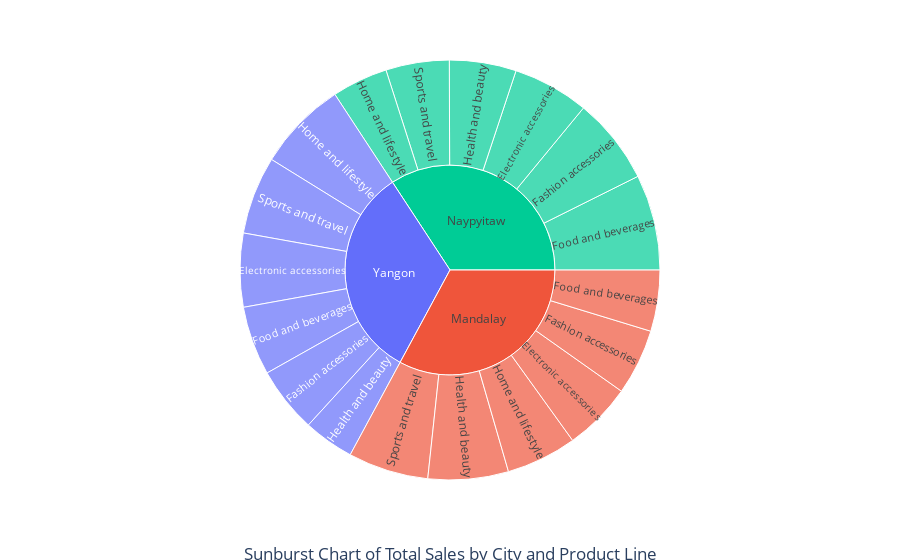

The code cell stored with this chart in its notebook:
### Markdown cell above
## Sunburst Chart

### Code cell
import plotly.express as px

# Create a new column 'Total' by multiplying Quantity and Unit price
df["Total"] = df["Quantity"] * df["Unit price"]

# Generating a sunburst chart to visualize Total sales distribution across City and Product line
fig = px.sunburst(df, 
                  path=["City", "Product line"],  # Hierarchical levels
                  values="Total",                 # Size of segments
                  color="City")                   # Color coding by city

# Add title at the bottom of the chart
fig.update_layout(
    title={
        "text": "Sunburst Chart of Total Sales by City and Product Line",
        "y": 0,  # Bottom position
        "x": 0.5,
        "xanchor": "center",
        "yanchor": "bottom"
    }
)

fig.show()

### Figure 1 — Plotly figure (JSON) as saved in the notebook; plotly's stock layout.template omitted (floating-point values rounded to 4 significant figures)
{"data": [{"branchvalues": "total", "customdata": [["Yangon"], ["Yangon"], ["Mandalay"], ["Mandalay"], ["Naypyitaw"], ["Yangon"], ["Yangon"], ["Naypyitaw"], ["Mandalay"], ["Mandalay"], ["Naypyitaw"], ["Mandalay"], ["Yangon"], ["Mandalay"], ["Mandalay"], ["Yangon"], ["Naypyitaw"], ["Naypyitaw"], ["Yangon"], ["Naypyitaw"], ["Naypyitaw"]], "domain": {"x": [0, 1], "y": [0, 1]}, "hovertemplate": "labels=%{label}<br>Total=%{value}<br>parent=%{parent}<br>id=%{id}<br>City=%{customdata[0]}<extra></extra>", "ids": ["Yangon", "Yangon/Fashion accessories", "Mandalay/Food and beverages", "Mandalay/Health and beauty", "Naypyitaw", "Yangon/Health and beauty", "Yangon/Home and lifestyle", "Naypyitaw/Electronic accessories", "Mandalay", "Mandalay/Fashion accessories", "Naypyitaw/Sports and travel", "Mandalay/Sports and travel", "Yangon/Sports and travel", "Mandalay/Electronic accessories", "Mandalay/Home and lifestyle", "Yangon/Food and beverages", "Naypyitaw/Food and beverages", "Naypyitaw/Fashion accessories", "Yangon/Electronic accessories", "Naypyitaw/Home and lifestyle", "Naypyitaw/Health and beauty"], "labels": ["Yangon", "Fashion accessories", "Food and beverages", "Health and beauty", "Naypyitaw", "Health and beauty", "Home and lifestyle", "Electronic accessories", "Mandalay", "Fashion accessories", "Sports and travel", "Sports and travel", "Sports and travel", "Electronic accessories", "Home and lifestyle", "Food and beverages", "Food and beverages", "Fashion accessories", "Electronic accessories", "Home and lifestyle", "Health and beauty"], "marker": {"colors": ["#636efa", "#636efa", "#EF553B", "#EF553B", "#00cc96", "#636efa", "#636efa", "#00cc96", "#EF553B", "#EF553B", "#00cc96", "#EF553B", "#636efa", "#EF553B", "#EF553B", "#636efa", "#00cc96", "#00cc96", "#636efa", "#00cc96", "#00cc96"]}, "name": "", "parents": ["", "Yangon", "Mandalay", "Mandalay", "", "Yangon", "Yangon", "Naypyitaw", "", "Mandalay", "Naypyitaw", "Mandalay", "Yangon", "Mandalay", "Mandalay", "Yangon", "Naypyitaw", "Naypyitaw", "Yangon", "Naypyitaw", "Naypyitaw"], "type": "sunburst", "values": [101100.0, 15550.0, 14490.0, 19030.0, 105300.0, 12000.0, 21350.0, 18070.0, 101100.0, 15630.0, 15010.0, 19040.0, 18450.0, 16240.0, 16710.0, 16350.0, 22640.0, 20530.0, 17440.0, 13230.0, 15820.0]}], "layout": {"autosize": true, "legend": {"tracegroupgap": 0}, "margin": {"t": 60}, "title": {"text": "Sunburst Chart of Total Sales by City and Product Line", "x": 0.5, "xanchor": "center", "y": 0, "yanchor": "bottom"}}}
